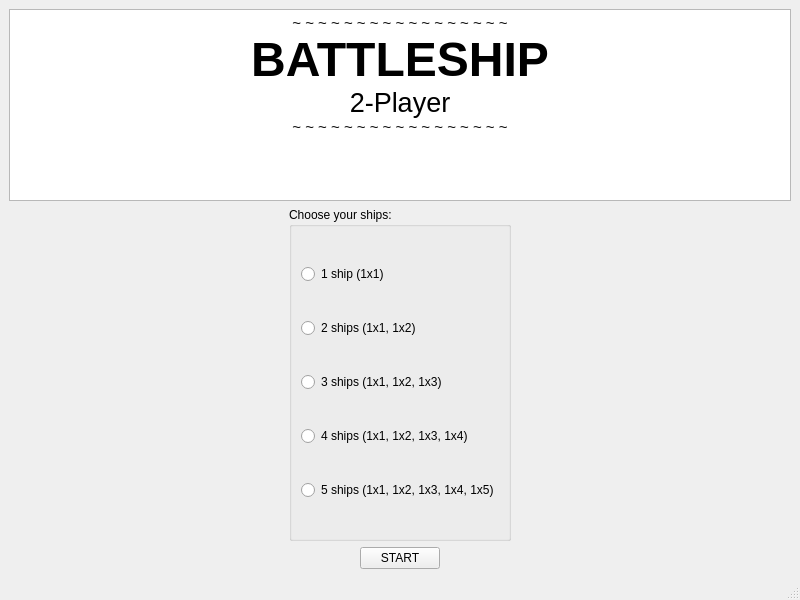
<?xml version="1.0" encoding="UTF-8"?>
<ui version="4.0">
 <class>StartWindow</class>
 <widget class="QMainWindow" name="StartWindow">
  <property name="geometry">
   <rect>
    <x>0</x>
    <y>0</y>
    <width>800</width>
    <height>600</height>
   </rect>
  </property>
  <property name="windowTitle">
   <string>MainWindow</string>
  </property>
  <widget class="QWidget" name="centralwidget">
   <layout class="QVBoxLayout" name="verticalLayout" stretch="0,1,1">
    <item>
     <widget class="QTextBrowser" name="textBrowser">
      <property name="html">
       <string>&lt;!DOCTYPE HTML PUBLIC &quot;-//W3C//DTD HTML 4.0//EN&quot; &quot;http://www.w3.org/TR/REC-html40/strict.dtd&quot;&gt;
&lt;html&gt;&lt;head&gt;&lt;meta name=&quot;qrichtext&quot; content=&quot;1&quot; /&gt;&lt;meta charset=&quot;utf-8&quot; /&gt;&lt;style type=&quot;text/css&quot;&gt;
p, li { white-space: pre-wrap; }
&lt;/style&gt;&lt;/head&gt;&lt;body style=&quot; font-family:'Ubuntu'; font-size:11pt; font-weight:400; font-style:normal;&quot;&gt;
&lt;p align=&quot;center&quot; style=&quot; margin-top:0px; margin-bottom:0px; margin-left:0px; margin-right:0px; -qt-block-indent:0; text-indent:0px;&quot;&gt;~ ~ ~ ~ ~ ~ ~ ~ ~ ~ ~ ~ ~ ~ ~ ~ ~&lt;/p&gt;
&lt;p align=&quot;center&quot; style=&quot; margin-top:0px; margin-bottom:0px; margin-left:0px; margin-right:0px; -qt-block-indent:0; text-indent:0px;&quot;&gt;&lt;span style=&quot; font-size:36pt; font-weight:700;&quot;&gt;BATTLESHIP&lt;/span&gt;&lt;/p&gt;
&lt;p align=&quot;center&quot; style=&quot; margin-top:0px; margin-bottom:0px; margin-left:0px; margin-right:0px; -qt-block-indent:0; text-indent:0px;&quot;&gt;&lt;span style=&quot; font-size:20pt;&quot;&gt;2-Player&lt;/span&gt;&lt;/p&gt;
&lt;p align=&quot;center&quot; style=&quot; margin-top:0px; margin-bottom:0px; margin-left:0px; margin-right:0px; -qt-block-indent:0; text-indent:0px;&quot;&gt;~ ~ ~ ~ ~ ~ ~ ~ ~ ~ ~ ~ ~ ~ ~ ~ ~&lt;/p&gt;
&lt;p align=&quot;center&quot; style=&quot;-qt-paragraph-type:empty; margin-top:0px; margin-bottom:0px; margin-left:0px; margin-right:0px; -qt-block-indent:0; text-indent:0px;&quot;&gt;&lt;br /&gt;&lt;/p&gt;&lt;/body&gt;&lt;/html&gt;</string>
      </property>
     </widget>
    </item>
    <item>
     <layout class="QHBoxLayout" name="ship_horizontalLayout">
      <item>
       <spacer name="horizontalSpacer_4">
        <property name="orientation">
         <enum>Qt::Horizontal</enum>
        </property>
        <property name="sizeHint" stdset="0">
         <size>
          <width>40</width>
          <height>20</height>
         </size>
        </property>
       </spacer>
      </item>
      <item>
       <widget class="QGroupBox" name="ships_groupBox">
        <property name="sizePolicy">
         <sizepolicy hsizetype="Minimum" vsizetype="Minimum">
          <horstretch>0</horstretch>
          <verstretch>0</verstretch>
         </sizepolicy>
        </property>
        <property name="title">
         <string>Choose your ships:</string>
        </property>
        <layout class="QVBoxLayout" name="verticalLayout_2">
         <item>
          <widget class="QRadioButton" name="ship1_radioButton">
           <property name="text">
            <string>1 ship (1x1)</string>
           </property>
          </widget>
         </item>
         <item>
          <widget class="QRadioButton" name="ship2_radioButton">
           <property name="text">
            <string>2 ships (1x1, 1x2)</string>
           </property>
          </widget>
         </item>
         <item>
          <widget class="QRadioButton" name="ship3_radioButton">
           <property name="text">
            <string>3 ships (1x1, 1x2, 1x3)</string>
           </property>
          </widget>
         </item>
         <item>
          <widget class="QRadioButton" name="ship4_radioButton">
           <property name="text">
            <string>4 ships (1x1, 1x2, 1x3, 1x4)</string>
           </property>
          </widget>
         </item>
         <item>
          <widget class="QRadioButton" name="ship5_radioButton">
           <property name="text">
            <string>5 ships (1x1, 1x2, 1x3, 1x4, 1x5)</string>
           </property>
          </widget>
         </item>
        </layout>
       </widget>
      </item>
      <item>
       <spacer name="horizontalSpacer_3">
        <property name="orientation">
         <enum>Qt::Horizontal</enum>
        </property>
        <property name="sizeHint" stdset="0">
         <size>
          <width>40</width>
          <height>20</height>
         </size>
        </property>
       </spacer>
      </item>
     </layout>
    </item>
    <item>
     <layout class="QHBoxLayout" name="start_horizontalLayout">
      <item>
       <spacer name="horizontalSpacer">
        <property name="orientation">
         <enum>Qt::Horizontal</enum>
        </property>
        <property name="sizeHint" stdset="0">
         <size>
          <width>40</width>
          <height>20</height>
         </size>
        </property>
       </spacer>
      </item>
      <item>
       <widget class="QPushButton" name="start_pushButton">
        <property name="text">
         <string>START</string>
        </property>
       </widget>
      </item>
      <item>
       <spacer name="horizontalSpacer_2">
        <property name="orientation">
         <enum>Qt::Horizontal</enum>
        </property>
        <property name="sizeHint" stdset="0">
         <size>
          <width>40</width>
          <height>20</height>
         </size>
        </property>
       </spacer>
      </item>
     </layout>
    </item>
   </layout>
  </widget>
  <widget class="QMenuBar" name="menubar">
   <property name="geometry">
    <rect>
     <x>0</x>
     <y>0</y>
     <width>800</width>
     <height>22</height>
    </rect>
   </property>
  </widget>
  <widget class="QStatusBar" name="statusbar"/>
 </widget>
 <resources/>
 <connections/>
</ui>
